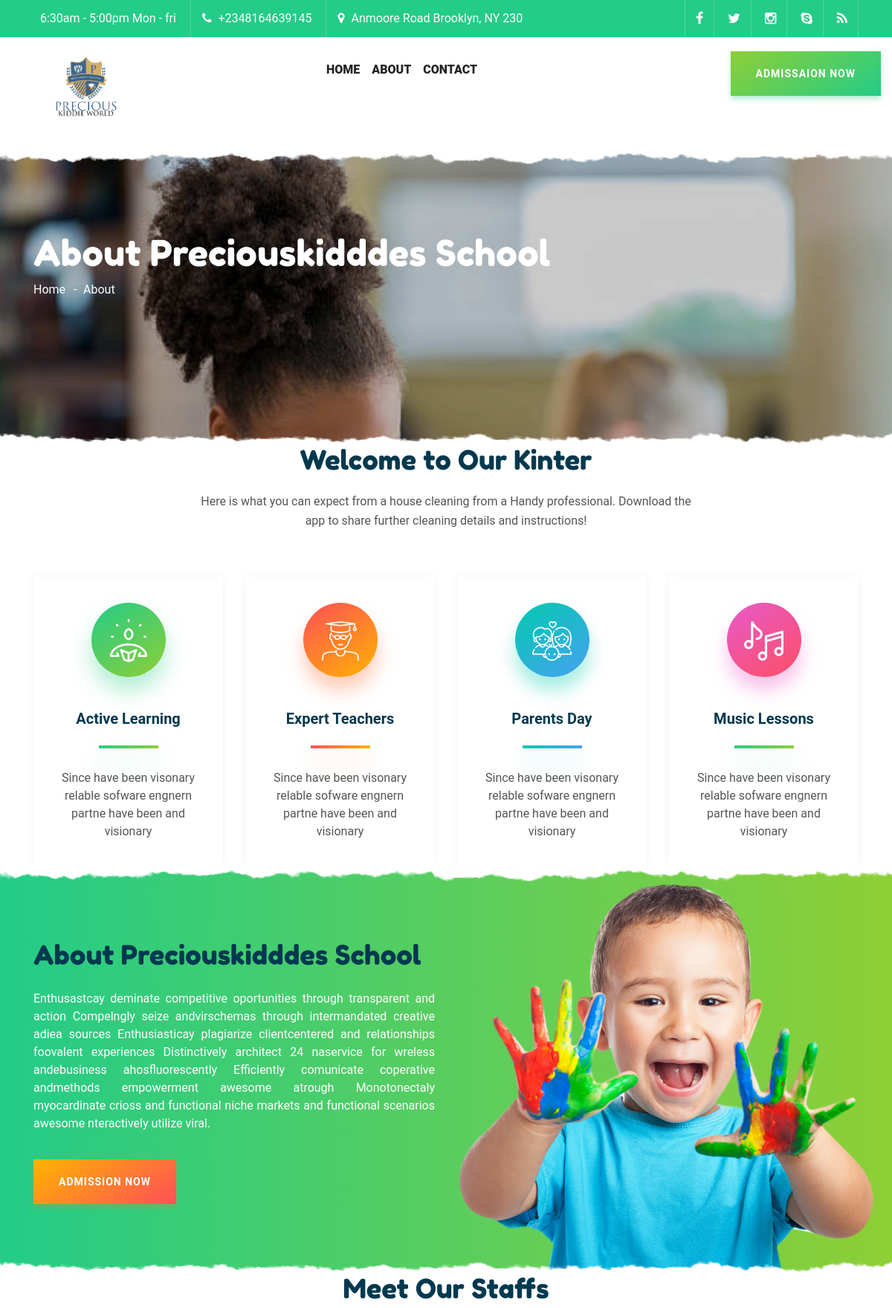
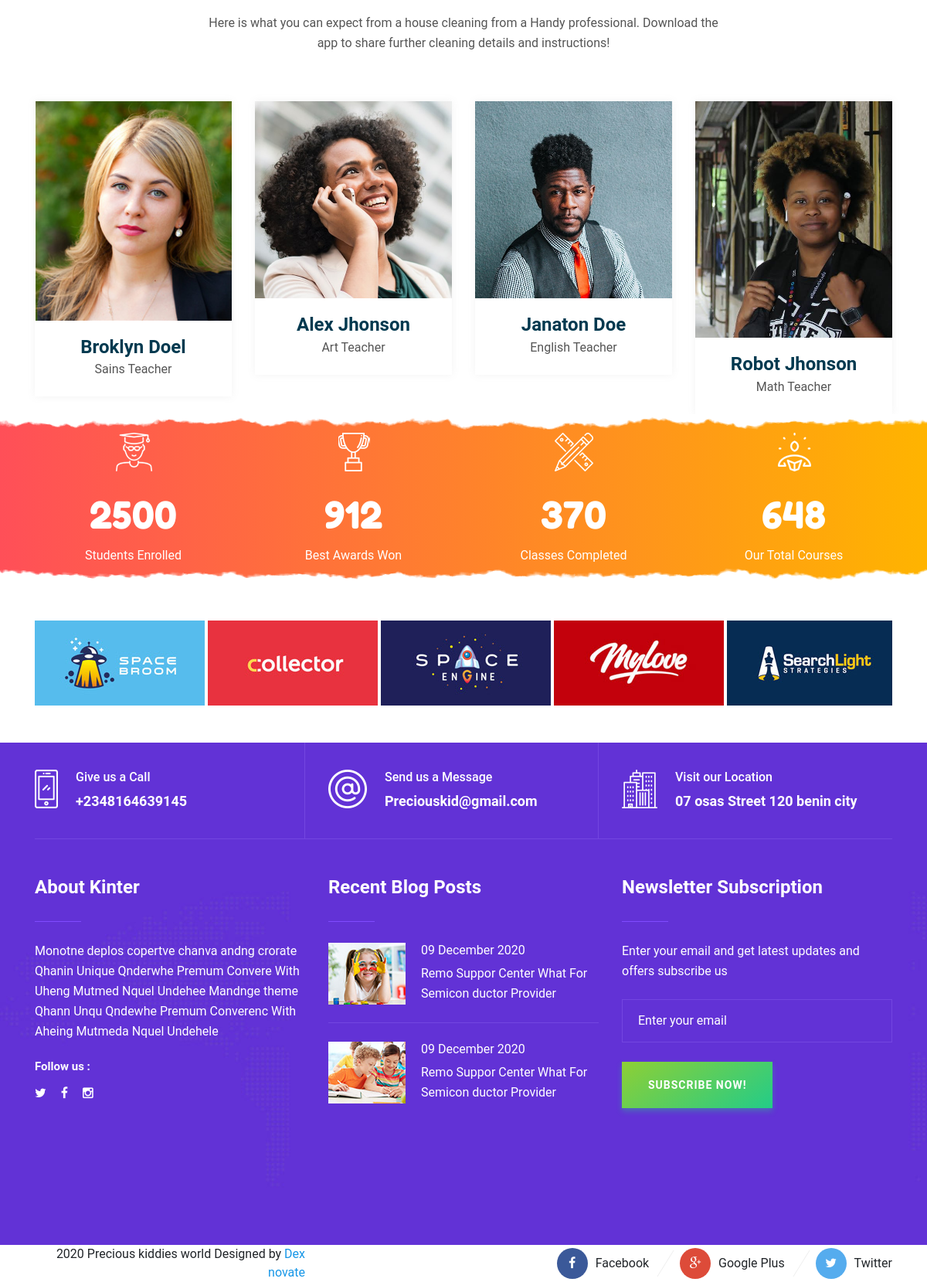
The app's page /aboutus with its own data (2 pictures, top to bottom).
### index/models.py (models this page shows, shortened)
class home(models.Model):
          CATEGORY_CHOICES = (
              ('CL', 'classes'),
              ('AP', 'About'),
              ('ST', 'Staff'),
              ('GA', 'Gallery'),
              ('SL', 'Silder'),
          )
          title = models.CharField(max_length=100)
          category = models.CharField(choices=CATEGORY_CHOICES, max_length=10 )
          slug = models.SlugField(default='', blank=True)
          description = models.TextField()
          image = models.FileField(default="")
          date = models.DateTimeField(default="")

### index/views.py (the view)
# urls.py: path('aboutus', aboutpage, name='about'),
def aboutpage(request):
	qs = home.objects.filter(category='AP')
	qw = home.objects.all().filter(category='ST')
	qv = home.objects.all().filter(category='SL')
	context = {
	'about': qs,
    'staff': qw,
    'silder': qv,
	}
	return render(request,'index/about.html', context)

### template/index/about.html (shortened to what this page needs)
{% extends 'base.html'  %}
{% load static %}
{% block body %}
    <body>
        <main>
            <div class="page-title-area section-notch pt-190 pb-190">
                <div class="banner-overlay"></div>
                <div class="container">
                    <div class="row">
                        <div class="col-xl-12">
                            <div class="page-title">
                                <h2>About  Preciouskidddes School</h2>
                                <div class="breadcrumb-list text-left mb-30">
                                    <ul>
                                        <li><a href="{% url 'home' %}">Home</a></li>
                                        <li>About</li>
                                    </ul>
                                </div>
                            </div>
                        </div>
                    </div>
                </div>
            </div>
            <section class="feature-area pt-110 pb-80">
                <div class="container">
                    <div class="section-title text-center">
                        <h2>Welcome to Our Kinter</h2>
                        <p>Here is what you can expect from a house cleaning from a Handy professional. Download the app to share further cleaning details and instructions!</p>
                    </div>
                    <div class="row">
                        <div class="col-xl-3 col-lg-3 col-md-6">
                            <div class="feature-item text-center mb-30">
                                <div class="feature-shape">
                                    <img src="{% static 'vendor/img/icon/f-icon-1.png' %}" alt="">
                                </div>
                                <div class="feature-content">
                                    <div class="feature-title">
                                        <h3>Active Learning</h3>
                                    </div>
                                    <p>Since have been visonary relable sofware engnern partne have been and visionary</p>
                                </div>
                            </div>
                        </div>
                        <div class="col-xl-3 col-lg-3 col-md-6">
                            <div class="feature-item text-center mb-30">
                                <div class="feature-shape feature-shape-2">
                                    <img src="{% static 'vendor/img/icon/f-icon-2.png' %}" alt="">
                                </div>
                                <div class="feature-content">
                                    <div class="feature-title feature-title-2">
                                        <h3>Expert Teachers</h3>
                                    </div>
                                    <p>Since have been visonary relable sofware engnern partne have been and visionary</p>
                                </div>
                            </div>
                        </div>
                        <div class="col-xl-3 col-lg-3 col-md-6">
                            <div class="feature-item text-center mb-30">
                                <div class="feature-shape feature-shape-3">
                                    <img src="{% static 'vendor/img/icon/f-icon-3.png' %}" alt="">
                                </div>
                                <div class="feature-content">
                                    <div class="feature-title feature-title-3">
                                        <h3>Parents Day</h3>
                                    </div>
                                    <p>Since have been visonary relable sofware engnern partne have been and visionary</p>
                                </div>
                            </div>
                        </div>
                        <div class="col-xl-3 col-lg-3 col-md-6">
                            <div class="feature-item text-center mb-30">
                                <div class="feature-shape feature-shape-4">
                                    <img src="{% static 'vendor/img/icon/f-icon-4.png' %}" alt="">
                                </div>
                                <div class="feature-content">
                                    <div class="feature-title feature-title-4">
                                        <h3>Music Lessons</h3>
                                    </div>
                                    <p>Since have been visonary relable sofware engnern partne have been and visionary</p>
                                </div>
                            </div>
                        </div>
                    </div>
                </div>
            </section>
            <section class="about-area section-notch">
                <div class="container">
                    <div class="row">
                      {% for i in about %}
                        <div class="col-xl-6 col-lg-6 d-flex align-items-center">
                            <div class="about-content pt-5 pb-5">
                                <h2><a href="About" style="color:#00394F;">{{i.title}}</a> </h2>
                                <p>{{i.description}}</p>
                                <div class="about-btn">
                                    <a class="thm-btn thm-btn-2" href="./contact.html">admission now</a>
                                </div>
                            </div>
                        </div>
                        <div class="col-xl-6 col-lg-6">
                            <div class="about-img d-none d-lg-block">
                                <img src="{{i.image.url}}" alt="">
                            </div>
                        </div>
                        {% endfor %}
                    </div>
                </div>
            </section>
            <section class="team-area pt-110 pb-100">
                <div class="container">
                    <div class="section-title text-center">
                        <h2>Meet Our Staffs</h2>
                        <p>Here is what you can expect from a house cleaning from a Handy professional. Download the app to share further cleaning details and instructions!</p>
                    </div>
                    <div class="row">
                      {% for i in staff %}
                        <div class="col-xl-3 col-lg-3 col-md-6">
                            <div class="single-team text-center mb-30">
                                <div class="team-thumb">
                                    <img src="{{i.image.url}}" alt="">
                                </div>
                                <div class="team-info">
                                  <h3>{{i.title}}</h3>
                                  <span>{{i.description}}</span>
                                </div>
                            </div>
                        </div>
                      {% endfor %}
                    </div>
                </div>
            </section>
            <section class="counter-area section-notch pt-4 pb-4">
                <div class="container">
                    <div class="row">
                        <div class="col-xl-3 col-lg-3 col-md-3">
                            <div class="single-counter text-center pb-30">
                                <img src="{% static 'vendor/img/icon/c-icon1.png' %}" alt="">
                                <span class="counter">2500</span>
                                <p>Students Enrolled</p>
                            </div>
                        </div>
                        <div class="col-xl-3 col-lg-3 col-md-3">
                            <div class="single-counter text-center pb-30">
                                <img src="{% static 'vendor/img/icon/c-icon2.png' %}" alt="">
                                <span class="counter">912</span>
                                <p>Best Awards Won</p>
                            </div>
                        </div>
                        <div class="col-xl-3 col-lg-3 col-md-3">
                            <div class="single-counter text-center pb-30">
                                <img src="{% static 'vendor/img/icon/c-icon3.png' %}" alt="">
                                <span class="counter">370</span>
                                <p>Classes Completed</p>
                            </div>
                        </div>
                        <div class="col-xl-3 col-lg-3 col-md-3">
                            <div class="single-counter text-center pb-30">
                                <img src="{% static 'vendor/img/icon/c-icon4.png' %}" alt="">
                                <span class="counter">648</span>
                                <p>Our Total Courses</p>
                            </div>
                        </div>
                    </div>
                </div>
            </section>
            <section>
                <div class="brand-area pt-4 pb-4 ">
                    <div class="container pt-4 pb-4">
                        <div class="row">
                            <div class="col-xl-12">
                                <div class="brand-active owl-carousel">
                                     {% for i in silder %}
                                    <div class="single-brand">
                                        <img src="{{i.image.url}}" alt="brand image">
                                    </div>
                                     {% endfor %}
                                </div>
                            </div>
                        </div>
                    </div>
                </div>
            </section>
        </main>
</html>
{% endblock body %}

### records on screen
home: title "About Preciouskidddes School", description "Enthusastcay deminate competitive oportunities through transparent and action Compelngly seize andvirschemas through intermandated creative adiea sources Enthusiasticay plagiarize clientcentered and relationships foovalent experiences Distinctively architect 24 naservice for wreless andebusiness ahosfluorescently Efficiently comunicate coperative andmethods empowerment awesome atrough Monotonectaly myocardinate crioss and functional niche markets and functional scenarios awesome nteractively utilize viral.", image (picture)
home: image (picture), title "Broklyn Doel", description "Sains Teacher"
home: image (picture), title "Alex Jhonson", description "Art Teacher"
home: image (picture), title "Janaton Doe", description "English Teacher"
home: image (picture), title "Robot Jhonson", description "Math Teacher"
home: image (picture)
home: image (picture)
home: image (picture)
home: image (picture)
home: image (picture)
